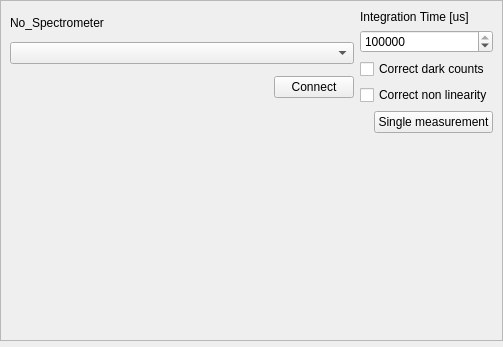
<?xml version="1.0" encoding="UTF-8"?>
<ui version="4.0">
 <class>Form</class>
 <widget class="QWidget" name="Form">
  <property name="geometry">
   <rect>
    <x>0</x>
    <y>0</y>
    <width>503</width>
    <height>347</height>
   </rect>
  </property>
  <property name="sizePolicy">
   <sizepolicy hsizetype="Maximum" vsizetype="Maximum">
    <horstretch>0</horstretch>
    <verstretch>0</verstretch>
   </sizepolicy>
  </property>
  <property name="minimumSize">
   <size>
    <width>400</width>
    <height>0</height>
   </size>
  </property>
  <property name="windowTitle">
   <string>Spectrometer</string>
  </property>
  <property name="autoFillBackground">
   <bool>false</bool>
  </property>
  <layout class="QGridLayout" name="gridLayout">
   <property name="leftMargin">
    <number>0</number>
   </property>
   <property name="topMargin">
    <number>0</number>
   </property>
   <property name="rightMargin">
    <number>0</number>
   </property>
   <property name="bottomMargin">
    <number>6</number>
   </property>
   <property name="horizontalSpacing">
    <number>6</number>
   </property>
   <property name="verticalSpacing">
    <number>0</number>
   </property>
   <item row="0" column="0">
    <widget class="QFrame" name="frame">
     <property name="frameShape">
      <enum>QFrame::Shape::StyledPanel</enum>
     </property>
     <property name="frameShadow">
      <enum>QFrame::Shadow::Raised</enum>
     </property>
     <layout class="QVBoxLayout" name="verticalLayout">
      <property name="leftMargin">
       <number>9</number>
      </property>
      <property name="topMargin">
       <number>9</number>
      </property>
      <item>
       <layout class="QHBoxLayout" name="horizontalLayout">
        <item>
         <layout class="QVBoxLayout" name="verticalLayout_connection">
          <property name="sizeConstraint">
           <enum>QLayout::SizeConstraint::SetMinimumSize</enum>
          </property>
          <item>
           <widget class="QLabel" name="label_device">
            <property name="sizePolicy">
             <sizepolicy hsizetype="Maximum" vsizetype="Maximum">
              <horstretch>0</horstretch>
              <verstretch>0</verstretch>
             </sizepolicy>
            </property>
            <property name="text">
             <string>No_Spectrometer</string>
            </property>
           </widget>
          </item>
          <item>
           <widget class="QComboBox" name="comboBox_deviceList">
            <property name="sizePolicy">
             <sizepolicy hsizetype="Minimum" vsizetype="Maximum">
              <horstretch>0</horstretch>
              <verstretch>0</verstretch>
             </sizepolicy>
            </property>
            <property name="minimumSize">
             <size>
              <width>200</width>
              <height>0</height>
             </size>
            </property>
           </widget>
          </item>
          <item>
           <layout class="QHBoxLayout" name="horizontalLayout_3">
            <property name="sizeConstraint">
             <enum>QLayout::SizeConstraint::SetDefaultConstraint</enum>
            </property>
            <item>
             <spacer name="horizontalSpacer">
              <property name="orientation">
               <enum>Qt::Orientation::Horizontal</enum>
              </property>
              <property name="sizeHint" stdset="0">
               <size>
                <width>40</width>
                <height>20</height>
               </size>
              </property>
             </spacer>
            </item>
            <item>
             <widget class="QPushButton" name="pushButton_connect">
              <property name="sizePolicy">
               <sizepolicy hsizetype="Maximum" vsizetype="Maximum">
                <horstretch>0</horstretch>
                <verstretch>0</verstretch>
               </sizepolicy>
              </property>
              <property name="layoutDirection">
               <enum>Qt::LayoutDirection::LeftToRight</enum>
              </property>
              <property name="text">
               <string>Connect</string>
              </property>
             </widget>
            </item>
           </layout>
          </item>
         </layout>
        </item>
        <item>
         <layout class="QVBoxLayout" name="verticalLayout_settings">
          <property name="sizeConstraint">
           <enum>QLayout::SizeConstraint::SetMinimumSize</enum>
          </property>
          <item>
           <widget class="QLabel" name="label_integrationTime">
            <property name="sizePolicy">
             <sizepolicy hsizetype="Minimum" vsizetype="Fixed">
              <horstretch>0</horstretch>
              <verstretch>0</verstretch>
             </sizepolicy>
            </property>
            <property name="text">
             <string>Integration Time [us]</string>
            </property>
           </widget>
          </item>
          <item>
           <widget class="QSpinBox" name="spinBox_integrationTime">
            <property name="sizePolicy">
             <sizepolicy hsizetype="Minimum" vsizetype="Fixed">
              <horstretch>0</horstretch>
              <verstretch>0</verstretch>
             </sizepolicy>
            </property>
            <property name="minimumSize">
             <size>
              <width>0</width>
              <height>0</height>
             </size>
            </property>
            <property name="maximum">
             <number>100000</number>
            </property>
            <property name="value">
             <number>100000</number>
            </property>
           </widget>
          </item>
          <item>
           <widget class="QCheckBox" name="checkBox_correctDarkCounts">
            <property name="sizePolicy">
             <sizepolicy hsizetype="Minimum" vsizetype="Fixed">
              <horstretch>0</horstretch>
              <verstretch>0</verstretch>
             </sizepolicy>
            </property>
            <property name="text">
             <string>Correct dark counts</string>
            </property>
           </widget>
          </item>
          <item>
           <widget class="QCheckBox" name="checkBox_correctNonLinearity">
            <property name="sizePolicy">
             <sizepolicy hsizetype="Minimum" vsizetype="Fixed">
              <horstretch>0</horstretch>
              <verstretch>0</verstretch>
             </sizepolicy>
            </property>
            <property name="text">
             <string>Correct non linearity</string>
            </property>
           </widget>
          </item>
         </layout>
        </item>
       </layout>
      </item>
      <item>
       <layout class="QVBoxLayout" name="verticalLayout_acquisition">
        <item>
         <layout class="QHBoxLayout" name="horizontalLayout_2">
          <property name="sizeConstraint">
           <enum>QLayout::SizeConstraint::SetMinimumSize</enum>
          </property>
          <item>
           <spacer name="horizontalSpacer_2">
            <property name="orientation">
             <enum>Qt::Orientation::Horizontal</enum>
            </property>
            <property name="sizeHint" stdset="0">
             <size>
              <width>40</width>
              <height>20</height>
             </size>
            </property>
           </spacer>
          </item>
          <item>
           <widget class="QPushButton" name="pushButton_acquire">
            <property name="sizePolicy">
             <sizepolicy hsizetype="Minimum" vsizetype="Fixed">
              <horstretch>0</horstretch>
              <verstretch>0</verstretch>
             </sizepolicy>
            </property>
            <property name="maximumSize">
             <size>
              <width>16777215</width>
              <height>16777215</height>
             </size>
            </property>
            <property name="text">
             <string>Single measurement</string>
            </property>
           </widget>
          </item>
         </layout>
        </item>
       </layout>
      </item>
      <item>
       <widget class="QWidget" name="widget_plot" native="true">
        <property name="sizePolicy">
         <sizepolicy hsizetype="Expanding" vsizetype="Expanding">
          <horstretch>0</horstretch>
          <verstretch>0</verstretch>
         </sizepolicy>
        </property>
        <property name="minimumSize">
         <size>
          <width>300</width>
          <height>100</height>
         </size>
        </property>
       </widget>
      </item>
     </layout>
    </widget>
   </item>
  </layout>
 </widget>
 <resources/>
 <connections/>
</ui>
